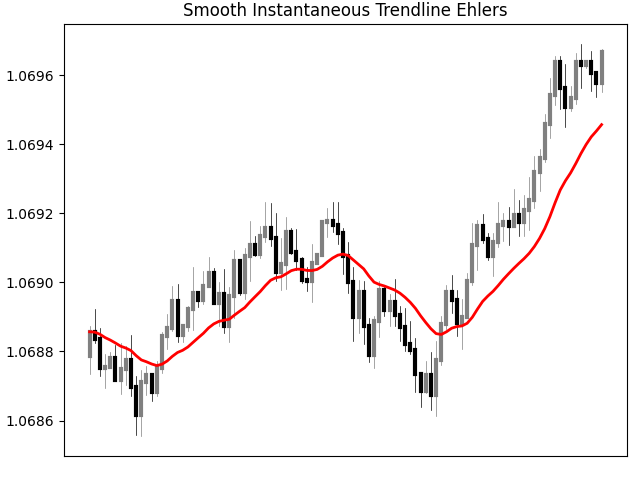

Write the Python code that produced this figure.
import matplotlib
matplotlib.use('TkAgg')
import matplotlib.pyplot as plt
from datetime import datetime,timedelta
import numpy as np
import pandas as pd
import random
import indicator as indi

class Smooth_ITE:
    def __init__(self):
        self.n=100
        self.fig=plt.figure()
        self.title='Smooth Instantaneous Trendline Ehlers'
        self.calc_type='dict'   #'dict' or 'pandas'
        self.indi=indi

    def set_variables(self):
        variables=['time','open','high','low','close']
        var={i:[] for i in variables}
        return var

    def print_data(self,var):
        print(len(var['time']),var['time'][-1],f"O:{var['open'][-1]:.5f}",f"H:{var['high'][-1]:.5f}"
              f"L:{var['low'][-1]:.5f}",f"C:{var['close'][-1]:.5f}")

    def get_data(self,var):
        for i in range(self.n):
            t=(datetime.now()+timedelta(minutes=i)).strftime('%d-%m-%Y %H:%M:%S')
            var['time'].append(t)

            if len(var['open'])==0:
                var['open'].append(random.uniform(1,1.2))
                up_close=var['open'][-1]*(1+0.0001)
                down_close=var['open'][-1]*(1-0.0001)
                var['close'].append(random.uniform(down_close,up_close))
            else:
                var['open'].append(var['close'][-1])
                up_close=var['open'][-1]*(1+0.0001)
                down_close=var['open'][-1]*(1-0.0001)
                var['close'].append(random.uniform(down_close,up_close))
        
            if var['open'][-1]<var['close'][-1]:
                price1=var['close'][-1]
                price2=var['open'][-1]
            elif var['open'][-1]>var['close'][-1]:
                price1=var['open'][-1]
                price2=var['close'][-1]
            high=random.uniform(price1,price1*(1+0.00007))
            low=random.uniform(price2,price2*(1-0.00007))
            var['high'].append(high)
            var['low'].append(low)

            #Smooth ITE:
            if self.calc_type=='dict':
                self.indi.SmoothITE_dict('close',0.1,var)

            self.print_data(var)
        
        if self.calc_type=='pandas':
            self.indi.SmoothITE_pandas('close',0.1,var)

    def plot_data(self,var):
        self.fig.subplots_adjust(top=0.95,bottom=0.05,right=0.98,left=0.1,hspace=0,wspace=0)
        ax=self.fig.add_gridspec(6,1)
        ax1=self.fig.add_subplot(ax[:,:])

        ax1.clear()
        ax1.set_xticks([])
        ax1.set_title(self.title)
        fr=100

        for i in range(len(var['time'][-fr:])):
            if var['open'][-fr:][i]>var['close'][-fr:][i]:
                ccolor='black'
            elif var['open'][-fr:][i]<var['close'][-fr:][i]:
                ccolor='gray'
            else:
                ccolor='gray'
            ax1.plot([var['time'][-fr:][i]]*2,[var['open'][-fr:][i],var['close'][-fr:][i]],c=ccolor,lw=3)
            ax1.plot([var['time'][-fr:][i]]*2,[var['high'][-fr:][i],var['low'][-fr:][i]],c=ccolor,lw=0.5)

        #plot Smooth ITE:
        ax1.plot(var['time'],var['smooth_ite'],c='r',lw=2)

        plt.show()

obj=Smooth_ITE()
var=obj.set_variables()
obj.get_data(var)
obj.plot_data(var)
